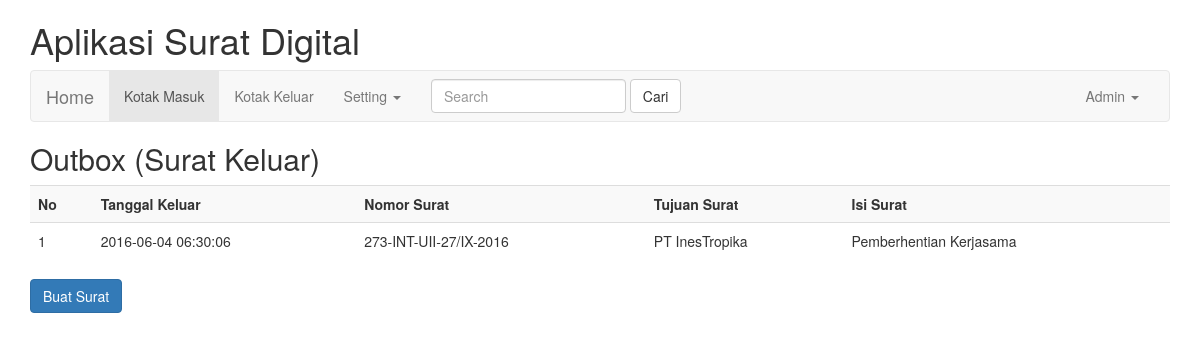
Page /?page=outbox on the committed database.
### tables this page shows
CREATE TABLE `surat_keluar_baru` (
  `id_surat_keluar` int(10) NOT NULL,
  `tgl_keluar` timestamp NOT NULL DEFAULT CURRENT_TIMESTAMP ON UPDATE CURRENT_TIMESTAMP,
  `no_surat_keluar` varchar(255) NOT NULL,
  `tujuan_surat_keluar` varchar(255) NOT NULL,
  `hal_surat_keluar` text NOT NULL
);

### outbox/view.php (the view)
<h2>Outbox (Surat Keluar)</h2>
<table class="table table-striped">
  <tr>
	<th>No</th>
	<th>Tanggal Keluar</th>
	<th>Nomor Surat</th>
	<th>Tujuan Surat</th>
	<th>Isi Surat</th>
  </tr>
	<?php
	$no=0;
	$sql = mysql_query("SELECT * FROM surat_keluar_baru");
	while($view = mysql_fetch_array($sql)) {
		$no++;
		?>
		<tr>
		<td><?php echo $no ?></td>
		<td><?php echo $view['tgl_keluar']?></td>
		<td><?php echo $view['no_surat_keluar']?></td>
		<td><?php echo $view['tujuan_surat_keluar']?></td>
		<td><?php echo $view['hal_surat_keluar']?></td>
		</tr>
		<?php
	}
	?>
</table>
<a href="?page=compose" class="btn btn-primary">Buat Surat</a>

### rows in the picture
surat_keluar_baru: tgl_keluar "2016-06-04 06:30:06", no_surat_keluar "273-INT-UII-27/IX-2016", tujuan_surat_keluar "PT InesTropika", hal_surat_keluar "Pemberhentian Kerjasama"
